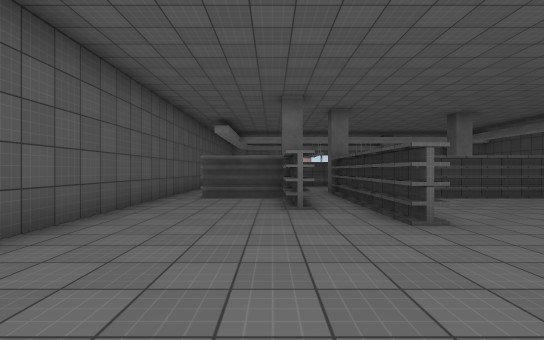
view 1 (above)

18 first-person views from a walk through a 3-D level made in the Unity game engine. The camera is 1.4 m above the floor, looks level and sees 85° across. Doors are open. The floor is counted in squares, 2 m on a side. Each view is taken from the middle of a square. On the plan, view 1 faces up. The plan holds only what a view shows up to about 10 squares ahead; the rest is blank. The player is left out. Surface patterns are stand-ins for the level's own textures.

view 2
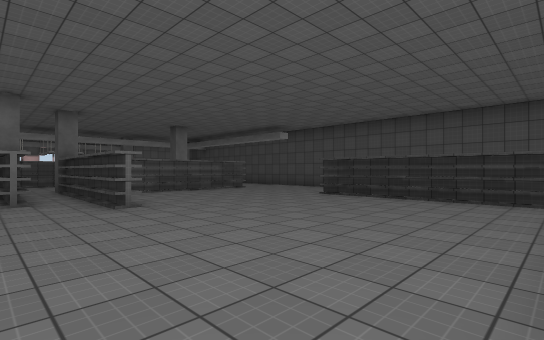

view 3
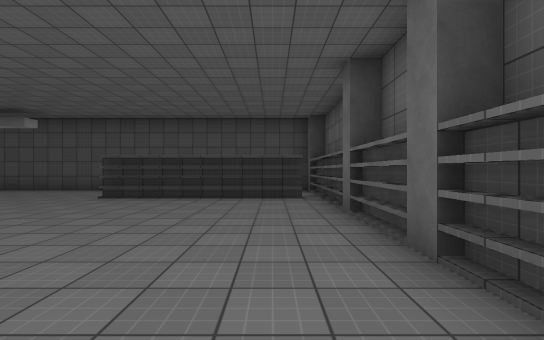

view 4
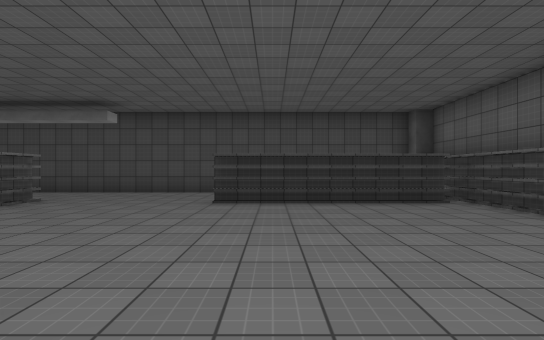

view 5
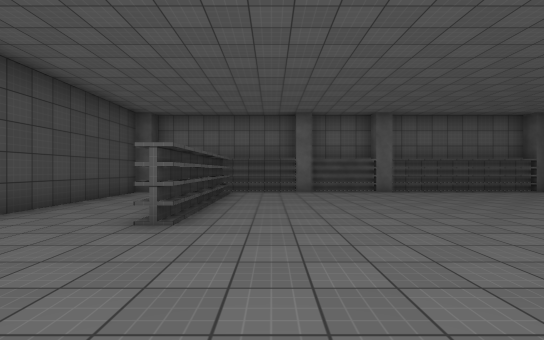

view 6
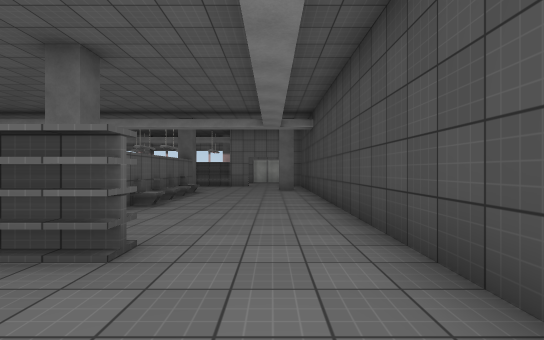

view 7
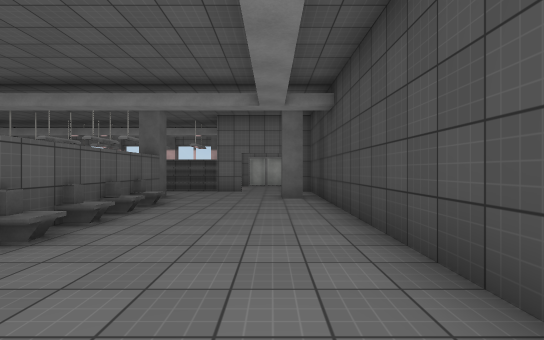

view 8
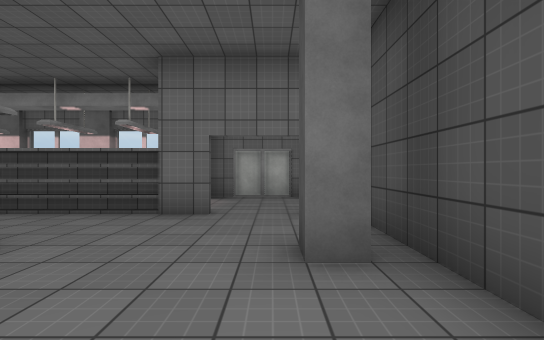

view 9
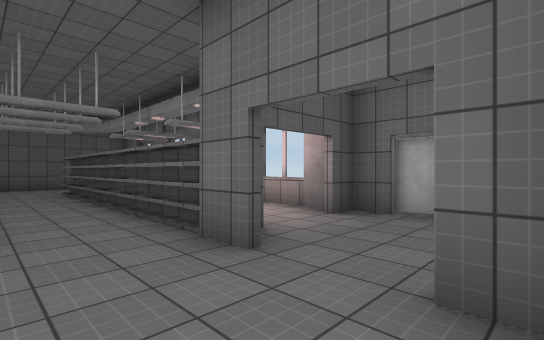

view 10
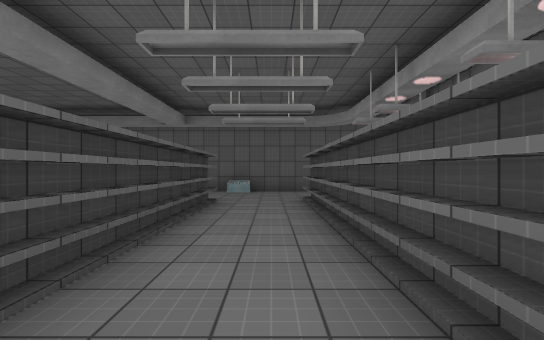

view 11
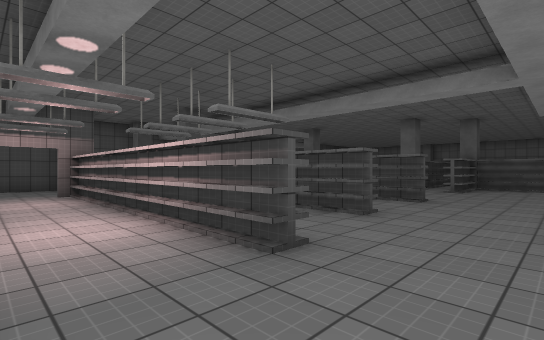

view 12
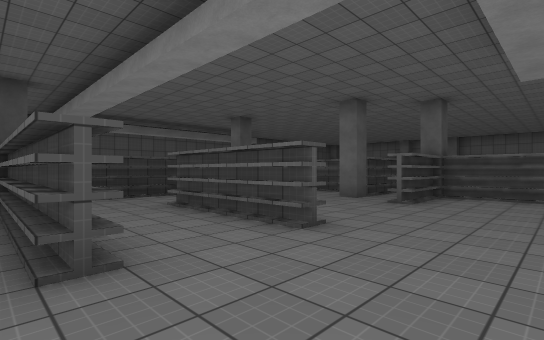

view 13
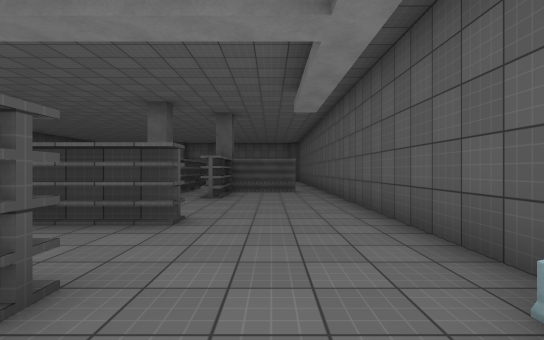

view 14
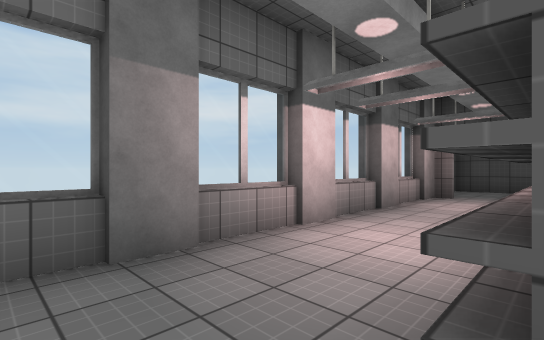

view 15
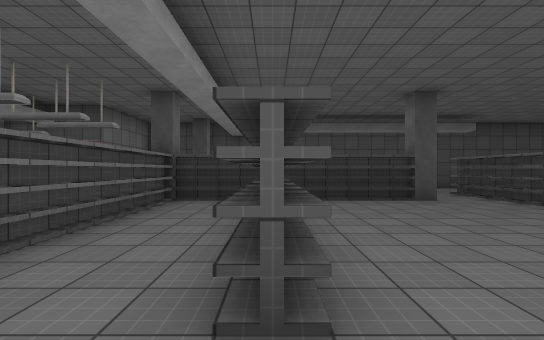

view 16
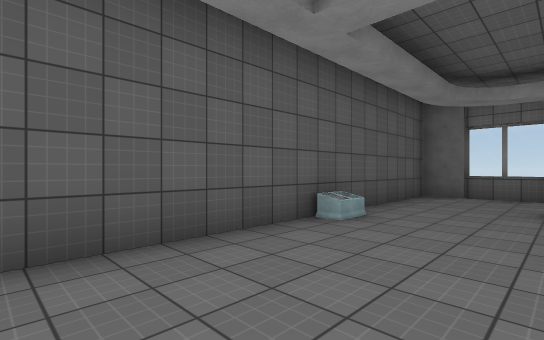

view 17
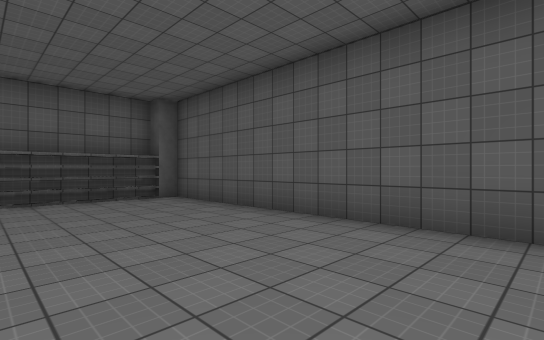

view 18
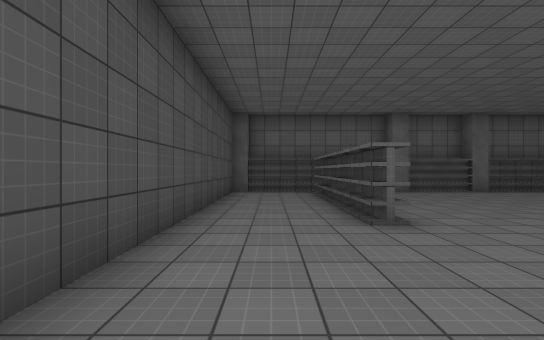

### Floor plan
Ten units are one square. View 1 is at (0, 0); x grows to the right and y downward. Boxes are objects, and circles mark ways between rooms. Rooms are numbered by the first view taken in them; rooms with no view inside come last. Other rooms are left out.
<svg viewBox="-40 -214 148 244">
<path fill="none" stroke="#000" d="M65 -75 77 -75M65 -77 77 -77 77 -72 33 -72M77 -74 34 -74M22 -37 18 -37 18 -55M20 -37 20 -54M9 -52 4 -52 4 -66M5 -72 -17 -72M2 -56 2 -74 -17 -74M-27 -74 -27 23 103 23 103 -177 95 -177M73 18 73 -33 77 -33 77 16M75 18 75 -33 75 12M52 25 98 25M26 25 48 25M63 -157 63 -106M98 -152 93 -152 93 -158M-22 25 22 25M81 -177 66 -177M103 -180 103 -207 74 -207 74 -200M95 -209 80 -209M20 -204 20 -207 5 -207M-3 -180 -3 -182 73 -182M-3 -180 73 -180M42 -204 42 -207 30 -207M-2 -207 -19 -207M65 -204 65 -207 51 -207M73 -199 73 -204 -27 -204 -27 -174M2 -126 2 -132 38 -132M2 -130 38 -130M2 -152 2 -158 58 -158M2 -156 55 -156M2 -75 2 -97M33 -77 65 -77M33 -75 38 -75M-17 -77 4 -77 4 -97 7 -97M-17 -75 4 -75M59 -97 59 -154 16 -154M57 -92 57 -157M59 -152 14 -152M49 -75 65 -75M-27 -174 -27 -74M18 -55 18 -92 22 -92M20 -54 20 -87M66 -177 -3 -177M72 -180 -3 -180"/>
<rect x="-35" y="-165" width="10" height="10" fill="#bbb"><title>other object</title></rect>
<circle cx="70" cy="-195" r="3" fill="#2a7"/>
<circle cx="-5" cy="-70" r="3" fill="#2a7"/>
<circle cx="30" cy="-80" r="3" fill="#2a7"/>
<circle cx="60" cy="-170" r="3" fill="#2a7"/>
<circle cx="60" cy="-90" r="3" fill="#2a7"/>
<circle cx="-15" cy="-180" r="3" fill="#2a7"/>
<text x="50" y="-60">1</text>
<text x="20" y="-190">2</text>
<text x="10" y="-120">3</text>
</svg>
Room 1 opens to room 2. Room 1 opens to room 3. Room 2 opens to room 3.

Where each view was taken, in squares from view 1:
view 1: 0 up, 0 right, facing up
view 2: 2 down, 0 right, facing up-right
view 3: 1 down, 0 right, facing right
view 4: 2 up, 1 right, facing right
view 5: 7 up, 6 right, facing down
view 6: 5 up, 9 right, facing up
view 7: 8 up, 9 right, facing up
view 8: 13 up, 9 right, facing up
view 9: 16 up, 10 right, facing up-left
view 10: 17 up, 7 right, facing left
view 11: 20 up, 2 left, facing down-right
view 12: 16 up, 2 left, facing down-right
view 13: 17 up, 1 left, facing down
view 14: 18 up, 1 left, facing up-right
view 15: 13 up, 1 left, facing right
view 16: 12 up, 0 right, facing up-left
view 17: 5 up, 1 right, facing down-left
view 18: 7 up, 9 right, facing down
